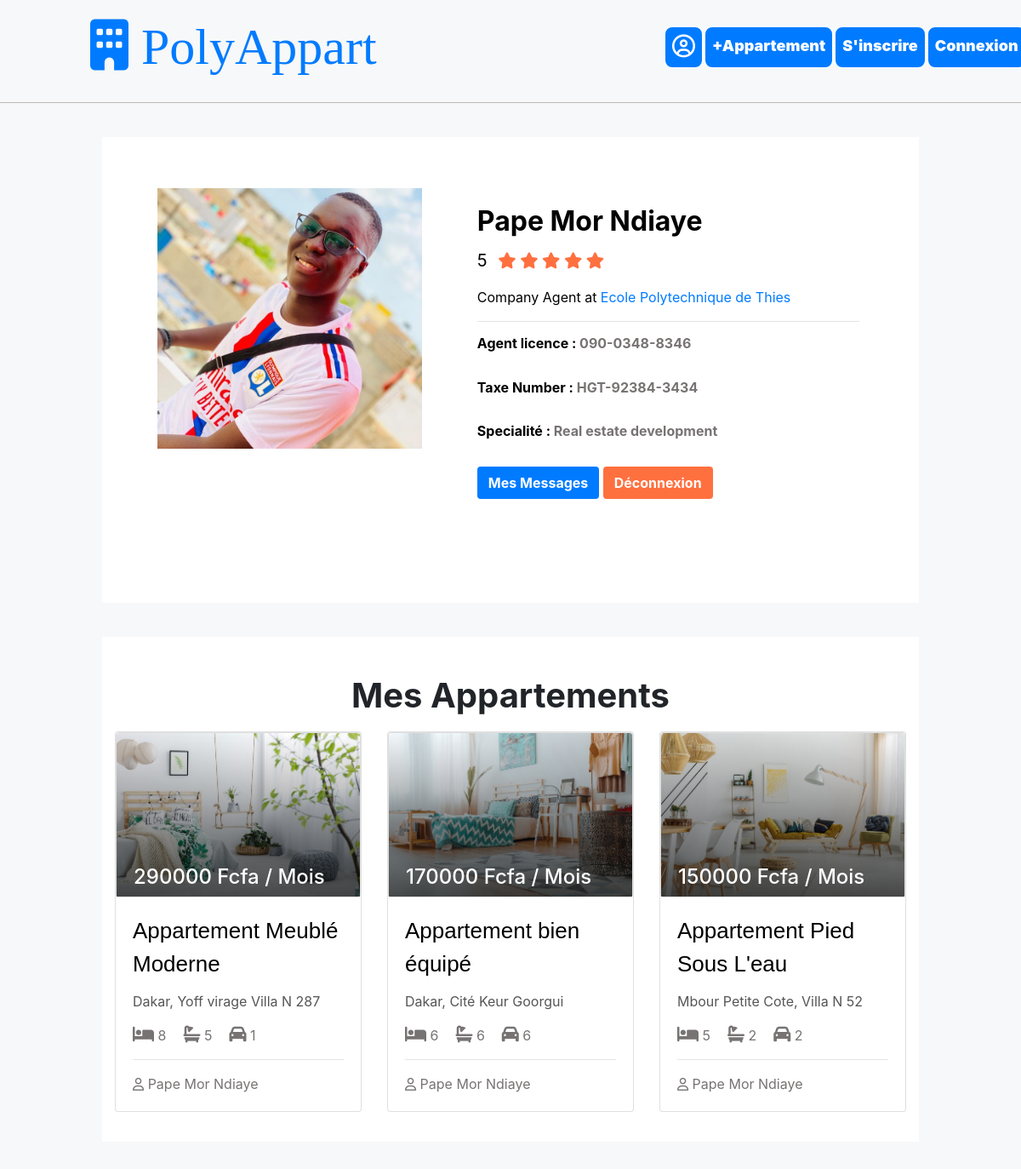
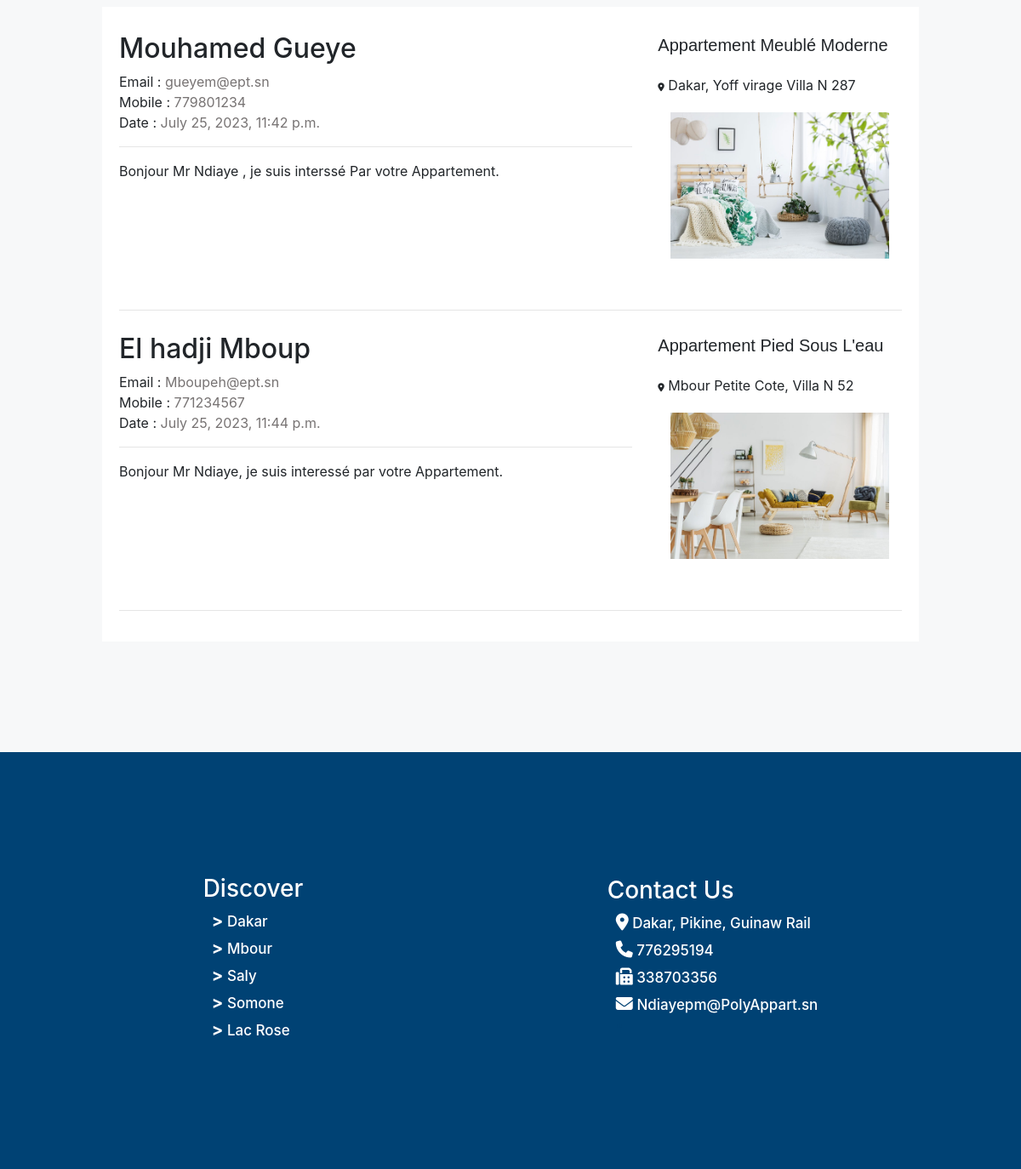
Page /profil/ (signed in) on the committed database (2 pictures, top to bottom).
### myapp/models.py (models this page shows, shortened)
class Proprietaire(User):
    nom = models.CharField(max_length=30)
    telephone = models.CharField(max_length=20)
    profil_photo = models.ImageField(upload_to='Profil_Proprietaire/', default = "")
    licence = models.CharField(max_length=30, default = "")
    Taxe_Number = models.CharField(max_length=30, default = "")
    Specialite = models.CharField(max_length=30, default = "")
    class Meta:
        db_table = "Proprietaire"
        verbose_name = 'Proprietaire'
        verbose_name_plural = "Proprietaires"

class Appartement(models.Model):
    proprietaire = models.ForeignKey(Proprietaire, on_delete=models.CASCADE)
    nom = models.CharField(max_length=100, default="")
    ville = models.CharField(max_length=100)
    adresse = models.CharField(max_length=100)
    profil_photo = models.ImageField(upload_to='Profil_Appartement/', default="")
    taille = models.CharField(max_length=100)
    nombre_chambres = models.CharField(max_length=100)
    salle_de_bain = models.CharField(max_length=100 ,default="")
    garrage = models.CharField(max_length=100,default="")
    prix = models.CharField(max_length=100)
    description = models.TextField()

class Message(models.Model):
    expediteur_name = models.CharField(max_length=100 , default="")
    expediteur_email = models.EmailField(default="")
    expediteur_phone = models.CharField(max_length=100, default="")
    destinataire = models.ForeignKey(Proprietaire, on_delete=models.CASCADE, related_name='messages_recus')
    appartement = models.ForeignKey(Appartement, on_delete=models.CASCADE, default="")
    contenu = models.TextField()
    date_envoi = models.DateTimeField(auto_now_add=True)

### myapp/views.py (the view)
# urls.py: path('profil/', profil, name='profil'),
@login_required(login_url='/signe_log/')
def profil(request):
    user = request.user
    proprietaire = request.user.proprietaire  # Supposons que vous ayez un modèle de propriétaire avec une relation OneToOne avec User
    messages = Message.objects.filter(appartement__proprietaire=proprietaire)
    appartements = Appartement.objects.filter(proprietaire=proprietaire)
    context = {
        'user': user,
        'messages': messages,
        'appartements':appartements
    }
    return render(request, 'profil_Proprietaire.html', context)

### templates/profil_Proprietaire.html
{% extends 'base.html' %}
{% block content %}
{% load static %}
<div style="background-color: #F7F8F9;">
<div class="mon_profil">
    <div class="info_proprietaire">
        <div class="card mb-3" style="border: none;">
          <div class="row g-0" >
            <div class="col-sm-12 col-md-5">
              <img class="col-sm-12"  src="{{ user.proprietaire.profil_photo.url }}" class="img-fluid rounded-start" alt="...">
            </div>
            <div class="col-sm-12 col-md-7 mb-3" >
              <div class="card-body">
                <h2 style="font-weight: 700;" class="card-title">{{ user.proprietaire.nom }}</h2>
                <p> <span style="font-size: 20px; padding-right: 7px;"> 5 </span> <i class="fa-solid fa-star" style="color: #FF703F; font-size: 19px;"></i> <i class="fa-solid fa-star" style="color: #FF703F; font-size: 19px;"></i> <i class="fa-solid fa-star" style="color: #FF703F; font-size: 19px;"></i> <i class="fa-solid fa-star" style="color: #FF703F; font-size: 19px;"></i> <i class="fa-solid fa-star" style="color: #FF703F; font-size: 19px;"></i></p>
                <p>Company Agent at <a href="www.ept.sn">Ecole Polytechnique de Thies</a></p>
                <hr>
                <h6 style="font-weight: 700;">Agent licence : <span style="color: rgb(119, 115, 115);" >{{ user.proprietaire.licence }}</span></h6> <br>
                <h6 style="font-weight: 700;">Taxe Number : <span style="color: rgb(119, 115, 115);">{{ user.proprietaire.Taxe_Number }}</span></h6> <br>
                <h6 style="font-weight: 700;">Specialité : <span style="color: rgb(119, 115, 115);">{{ user.proprietaire.Specialite }}</span></h6> <br>
                <div>
                    <a href=""><button class="btn" style="background-color: #007BFF; color: white; font-weight: 700; margin-bottom: 20px;">Mes Messages</button> </a>
                    <a href="{% url 'logout' %}"><button class="btn" style="background-color: #FF703F; color: white; font-weight: 700; margin-bottom: 20px;">Déconnexion</button> </a>
                </div>
              </div>
            </div>
          </div>
        </div>
    </div>
    <div style="background-color: white; margin-top: 40px; padding: 15px;" >
        <h1 style="text-align: center; font-weight: 700; margin-top: 30px;">Mes Appartements</h1>
        <div class="articles_block" style="width: 100%;">
            <div class="row">
            {% for appartement in appartements %}
              <div class="col-xs-12 col-sm-12 col-md-4">
                <div class="article">
                  <a href="{% url 'detail_appartement' appartement.id %}">
                    <div class="card">
                      <div class="card text-bg-primary">
                        <div class="x"><img src="{{ appartement.profil_photo.url }}" class="card-img" alt="..."></div>
                        <div class="card-img-overlay">
                          <h4 class="card-title prix">{{ appartement.prix }} Fcfa / Mois</h4>
                        </div>
                      </div>
                      <div class="card-body">
                        <p class="card-title nom"> {{ appartement.nom }} </p>
                        <p class="card-text adresse">{{ appartement.adresse }}</p>
                        <div class="device">
                            <div style="margin-right: 20px;"> <i style="font-size: 20px;" class="fa-solid fa-bed"></i> {{ appartement.nombre_chambres }} </div>
                            <div style="margin-right: 20px;"> <i style="font-size: 20px;" class="fa-solid fa-bath"></i> {{ appartement.salle_de_bain }} </div>
                            <div style="margin-right: 20px;"> <i style="font-size: 20px;" class="fa-solid fa-car"></i> {{ appartement.garrage }} </div>
                        </div>
                        <div>
                          <hr>
                          <span class="props"> <i style="font-size: 15px;" class="fa-regular fa-user"></i> <a class="props" href="">{{ appartement.proprietaire.nom }}</a> </span>
                        </div>
                      </div>
                    </div>
                  </a>
                </div>
              </div>
            {% endfor %}
          </div>
        </div>
    </div>
    <div style="background-color: white; margin-top: 40px; padding: 20px;">
        {% for message in messages %}
        <div class="row d-flex flex-row justify-content-between">
            <div class="col-sm-12 col-md-8 message">
                <h2>{{ message.expediteur_name }}</h2>
                <span>Email : </span> <span style="color: rgb(119, 115, 115);">{{ message.expediteur_email }}</span> <br>
                <span>Mobile : </span> <span style="color: rgb(119, 115, 115);">{{ message.expediteur_phone }}</span> <br>
                <span>Date : </span> <span style="color: rgb(119, 115, 115);">{{ message.date_envoi }}</span>
                <hr>
                <div>
                    {{ message.contenu}}
                </div>
            </div>
            <div class="col-sm-12 col-md-4">
                <div class="nom_prix">
                    <div style="font-size: 20px;">{{ message.appartement.nom }}</div>
                  </div>
                  <div style="margin-top: 20px; margin-bottom: 20px;" >
                    <i style="font-size: 10px;" class="fa-solid fa-location-dot"></i> {{ message.appartement.adresse }}
                  </div>
                <img class="col-sm-12"  src="{{ message.appartement.profil_photo.url}}" alt="Image appartement">
            </div>
        </div>
        <br><hr>
        {% endfor %}
    </div>
</div>
</div>
{% endblock content %}

### templates/base.html (shortened to what this page needs)
{% load static %}
<!doctype html>
<html lang="en">
<head>
    <link rel="stylesheet" href="https://stackpath.bootstrapcdn.com/bootstrap/4.4.1/css/bootstrap.min.css"
>
    <link rel="stylesheet" href="https://cdnjs.cloudflare.com/ajax/libs/font-awesome/6.1.2/css/all.min.css">
    <link rel="stylesheet" href=" {% static 'css/style.css' %} ">
</head>
<body>
    {% block header %}
    {% include "head.html" %}
    {% endblock header %}
    {% block content %}
    {% endblock content %}
    {% block footer %}
    {% include "foot.html" %}
    {% endblock footer %}
</body>
</html>

### templates/head.html
{% load static %}
<div class="head">
    <div class="row" style="width: 90%; ">
        <div class="col-sm-12  col-md-8 logo">
            <div class="col-sm-12 ml-3 col-md-12 ">
                <a href="{% url 'accueil' %}"><i style="font-size: 60px;" class="fa-sharp fa-solid fa-building"></i> PolyAppart</a>
            </div>
        </div>
        <div class="col-sm-12 col-md-4 nav">
            <div >
                <div class="a"><a href="{% url 'profil' %}"><i class="fa-regular fa-circle-user"></i></a> </div>
                <div class="a"><a href="{% url 'ajouter_appartement' %}">+Appartement</a> </div>
                <div class="a"><a href="{% url 'inscription_proprietaire' %}">S'inscrire</a></div>
                <div class="a"><a href="{% url 'Proprietaire_login' %}">Connexion</a></div>
            </div>
        </div>
    </div>
</div>

### templates/foot.html
{% load static %}
<div class="foot">
    <div class="info" style="width: 90%;">
        <div>
            <div>
                <h3>Discover</h3>
                <div class="d">
                    <h6> <span id="fleche"> > </span>Dakar</h6>
                    <h6> <span id="fleche"> > </span>Mbour </h6>
                    <h6> <span id="fleche"> > </span>Saly </h6>
                    <h6> <span id="fleche"> > </span>Somone </h6>
                    <h6> <span id="fleche"> > </span>Lac Rose </h6>
                </div>
            </div>
        </div>
        <div>
            <div>
                <h3>Contact Us</h3>
                <div class="d">
                    <h6> <span id="fleche"><i style="font-size: 20px;" class="fa-solid fa-location-dot"></i></span> Dakar, Pikine, Guinaw Rail </h6>
                    <h6> <span id="fleche"><i style="font-size: 20px;" class="fa-solid fa-phone"></i></span> 776295194 </h6>
                    <h6> <span id="fleche"> <i style="font-size: 20px;" class="fa-solid fa-fax"></i></span> 338703356 </h6>
                    <h6> <span id="fleche"> <i style="font-size: 20px;" class="fa-solid fa-envelope"></i> </span> Ndiayepm@PolyAppart.sn </h6>
                    <h6 style="color: #004274;"> "</h6>
                </div>
            </div>
        </div>
    </div>
</div>

### static/css/style.css (style rules this page uses)
body { background-color: #F7F8F9; }
a { text-decoration: none; text-decoration-color: none; }
.head { display: flex; justify-content: space-around; border-bottom: 1px rgb(189, 185, 185) solid; margin-bottom: 40px; }
.head div { display: flex; justify-content: space-between; }
.logo { align-items: center; text-align: center; color: white; font-family: cursive; font-size: 60px; }
.nav { display: flex; }
.nav > div { justify-content: space-around; width: 100%; margin: auto; }
.a a { background-color: #007BFF; color: white; font-size: 18px; border: 2px white solid; border-radius: 10px; font-weight: 900; padding: 8px; }
.articles_block { width: 80%; margin: auto; }
.row > div { margin-top: 10px; margin-bottom: 20px; }
.card { width: 100%; }
.prix { margin-top: 55%; color: white }
.x::after { content: ""; position: absolute; top: 0; left: 0; width: 100%; height: 100%; background-image: linear-gradient(to top, rgba(0, 0, 0, 1), rgba(0, 0, 0, 0)); opacity: 0.7; }
.nom { font-family: 'Franklin Gothic Medium', 'Arial Narrow', Arial, sans-serif; font-size: 26px; color: black; }
.adresse { color: rgb(87, 85, 85); }
.device { color: rgb(119, 115, 115); display: flex; width: 80%; }
.props { color: rgb(119, 115, 115); }
.card-body { color: black; }
.nom_prix { display: flex; justify-content: space-between; font-size: 30px; font-weight:500; font-family: 'Gill Sans', 'Gill Sans MT', Calibri, 'Trebuchet MS', sans-serif; }
.mon_profil { width: 80%; margin: auto; }
.info_proprietaire { padding: 50px; background-color: white; }
.foot { background-color: #004274; display: flex; justify-content: space-around; height: 490px; margin-top: 130px; }
.info { display: flex; justify-content: space-around; align-items: center; color: white; font-weight: bolder; font-size: 25px; }
.info h6 { font-size: 17px; }
#fleche { font-weight: bold; font-size: 20px; }
.d { margin-left: 10px; }
i { font-size: 27px; }

### rows in the picture
Appartement: profil_photo (picture), prix "290000", nom "Appartement Meublé Moderne", adresse "Dakar, Yoff virage Villa N 287", nombre_chambres "8", salle_de_bain "5", garrage "1", proprietaire.nom "Pape Mor Ndiaye"
Appartement: profil_photo (picture), prix "170000", nom "Appartement bien équipé", adresse "Dakar, Cité Keur Goorgui", nombre_chambres "6", salle_de_bain "6", garrage "6", proprietaire.nom "Pape Mor Ndiaye"
Appartement: profil_photo (picture), prix "150000", nom "Appartement Pied Sous L'eau", adresse "Mbour Petite Cote, Villa N 52", nombre_chambres "5", salle_de_bain "2", garrage "2", proprietaire.nom "Pape Mor Ndiaye"
Message: expediteur_name "Mouhamed Gueye", expediteur_email "gueyem@ept.sn", expediteur_phone "779801234", date_envoi "July 25, 2023, 11:42 p.m.", contenu "Bonjour Mr Ndiaye , je suis interssé Par votre Appartement.", appartement.nom "Appartement Meublé Moderne", appartement.adresse "Dakar, Yoff virage Villa N 287", appartement.profil_photo (picture)
Message: expediteur_name "El hadji Mboup", expediteur_email "Mboupeh@ept.sn", expediteur_phone "771234567", date_envoi "July 25, 2023, 11:44 p.m.", contenu "Bonjour Mr Ndiaye, je suis interessé par votre Appartement.", appartement.nom "Appartement Pied Sous L'eau", appartement.adresse "Mbour Petite Cote, Villa N 52", appartement.profil_photo (picture)

### other values in the picture
{{ user.proprietaire.nom }} "Pape Mor Ndiaye"
{{ user.proprietaire.licence }} "090-0348-8346"
{{ user.proprietaire.Taxe_Number }} "HGT-92384-3434"
{{ user.proprietaire.Specialite }} "Real estate development"
